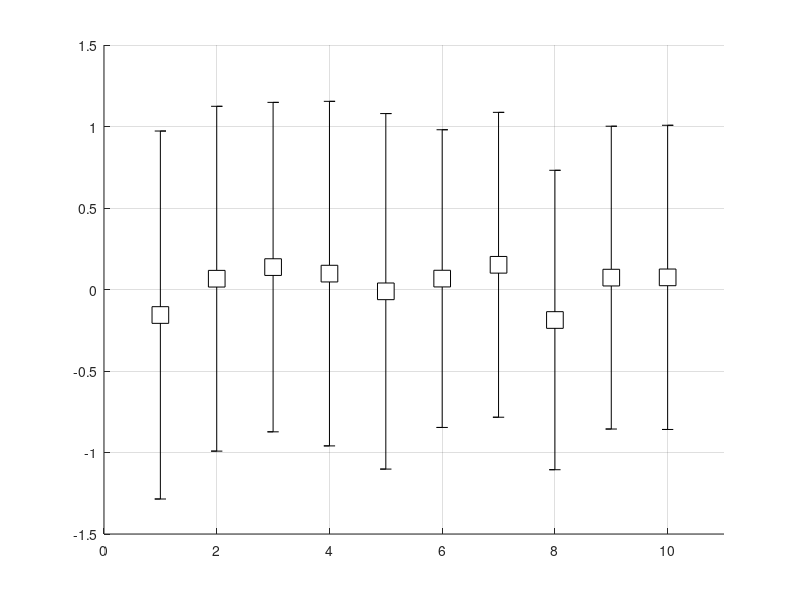

Write the MATLAB code that produced this figure.
close all;
N = 10;
x = randn(100,N);
x_mu = mean(x,1);
x_std = std(x,0,1);
% Now make the plot:
figure();
% mean +/- std:
x_max = x_mu+x_std;
x_min = x_mu-x_std;
% XData and YData of the error bar lines:
xd = (1:N)+([-0.1; 0.1; 0; 0; -0.1; 0.1; NaN]);
yd = [x_max([1 1 1],:); x_min([1 1 1],:); NaN(1,N)];
% create the error bar lines:
line(xd(:),yd(:),'Color','k');
% create a line for marking the mean of each column of x:
line(1:N,x_mu, ...
    'Marker','s', ...
    'MarkerSize',12, ...
    'LineStyle','none', ...
    'Color','k', ...
    'MarkerFaceColor','w');
% set the grid and xlim:
grid on
xlim([0 N+1]);